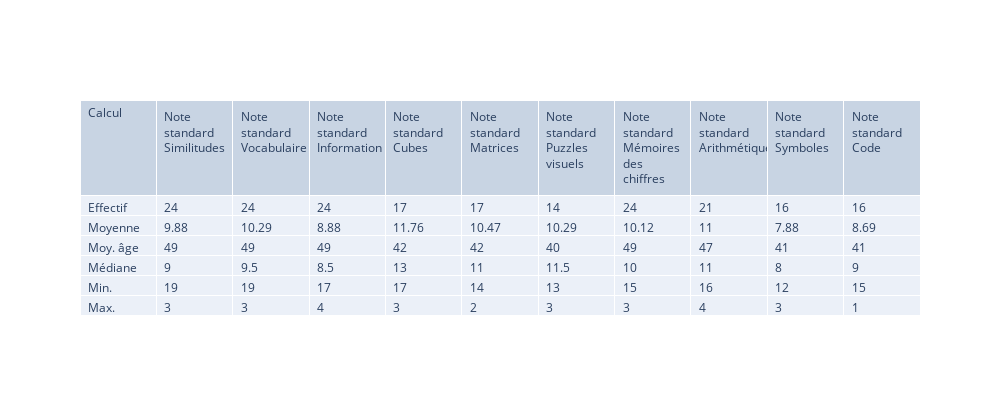

Notebook code for this chart:
### Code cell
columns= ['Calcul','Note standard Similitudes','Note standard Vocabulaire', 'Note standard Information',
                             'Note standard Cubes','Note standard Matrices', 'Note standard Puzzles visuels',
                              'Note standard Mémoires des chiffres', 'Note standard Arithmétique',
                                'Note standard Symboles','Note standard Code'
                             ]
myarr = [['Effectif', 'Moyenne', 'Moy. âge', 'Médiane', 'Min.', 'Max.']]
for i in columns[1:]:
    effectif = len(df_wais[df_wais[i].notna()])
    avg_age = round(df_wais[df_wais[i].notna()]['age'].mean())
    avg = round(df_wais[i].mean(),2)
    median = round(df_wais[i].median(),2)
    max_val = df_wais[i].max()
    min_val = df_wais[i].min()
    myarr.append([effectif, avg, avg_age, median, max_val, min_val])

wais_test =  go.Table(
                header=dict(values=list(columns),
                align='left'),
                cells=dict(values= myarr,align='left'))

fig = go.Figure(data=wais_test)
fig.update_layout(width=1000, height=400)
fig.show()

### Figure 1 — Plotly figure (JSON) as saved in the notebook; plotly's stock layout.template omitted (floating-point values rounded to 4 significant figures)
{"data": [{"cells": {"align": "left", "values": [["Effectif", "Moyenne", "Moy. âge", "Médiane", "Min.", "Max."], [24, 9.88, 49, 9, 19, 3], [24, 10.29, 49, 9.5, 19, 3], [24, 8.88, 49, 8.5, 17, 4], [17, 11.76, 42, 13, 17, 3], [17, 10.47, 42, 11, 14, 2], [14, 10.29, 40, 11.5, 13, 3], [24, 10.12, 49, 10, 15, 3], [21, 11, 47, 11, 16, 4], [16, 7.88, 41, 8, 12, 3], [16, 8.69, 41, 9, 15, 1]]}, "header": {"align": "left", "values": ["Calcul", "Note standard Similitudes", "Note standard Vocabulaire", "Note standard Information", "Note standard Cubes", "Note standard Matrices", "Note standard Puzzles visuels", "Note standard Mémoires des chiffres", "Note standard Arithmétique", "Note standard Symboles", "Note standard Code"]}, "type": "table"}], "layout": {"height": 400, "width": 1000}}
